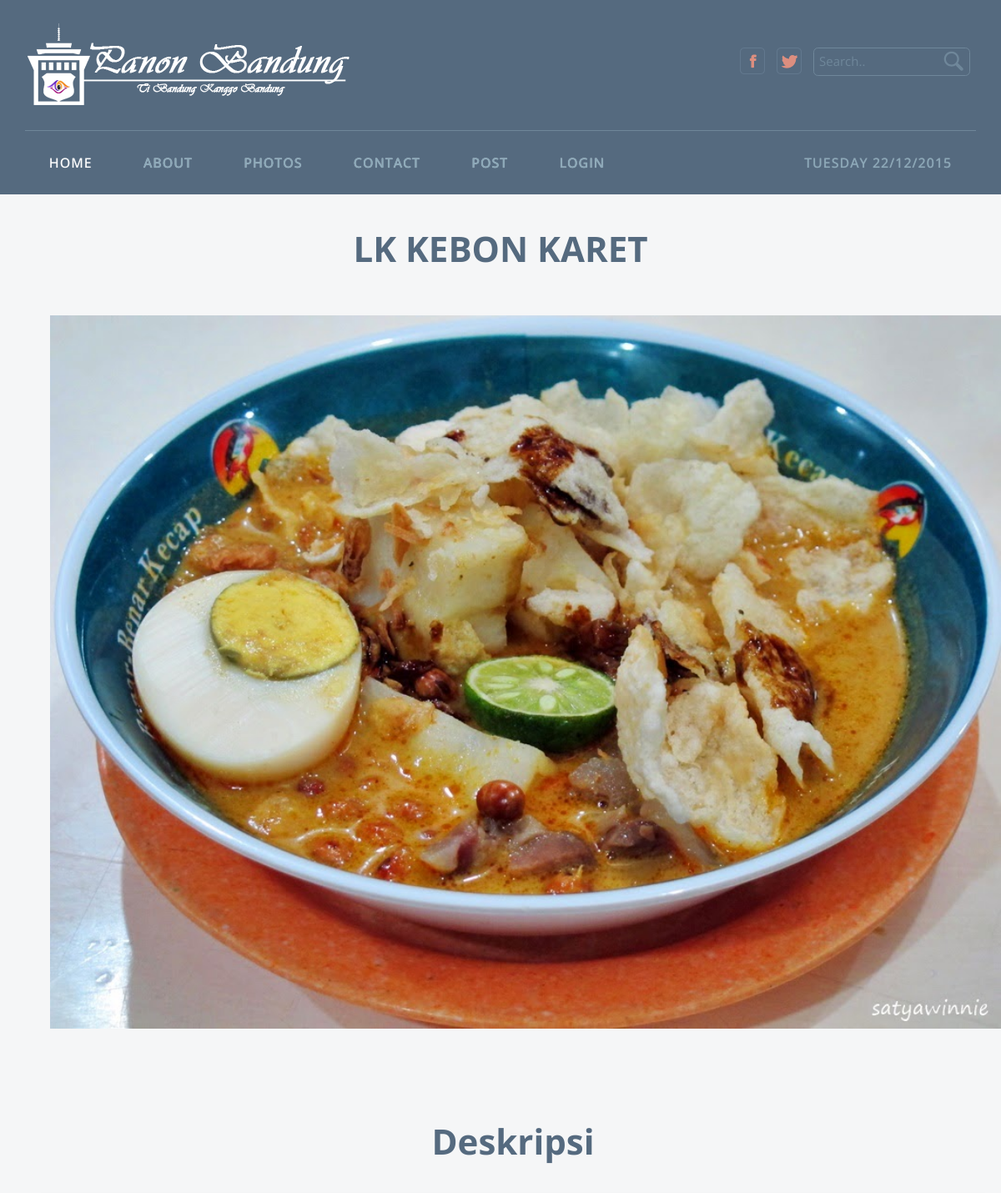
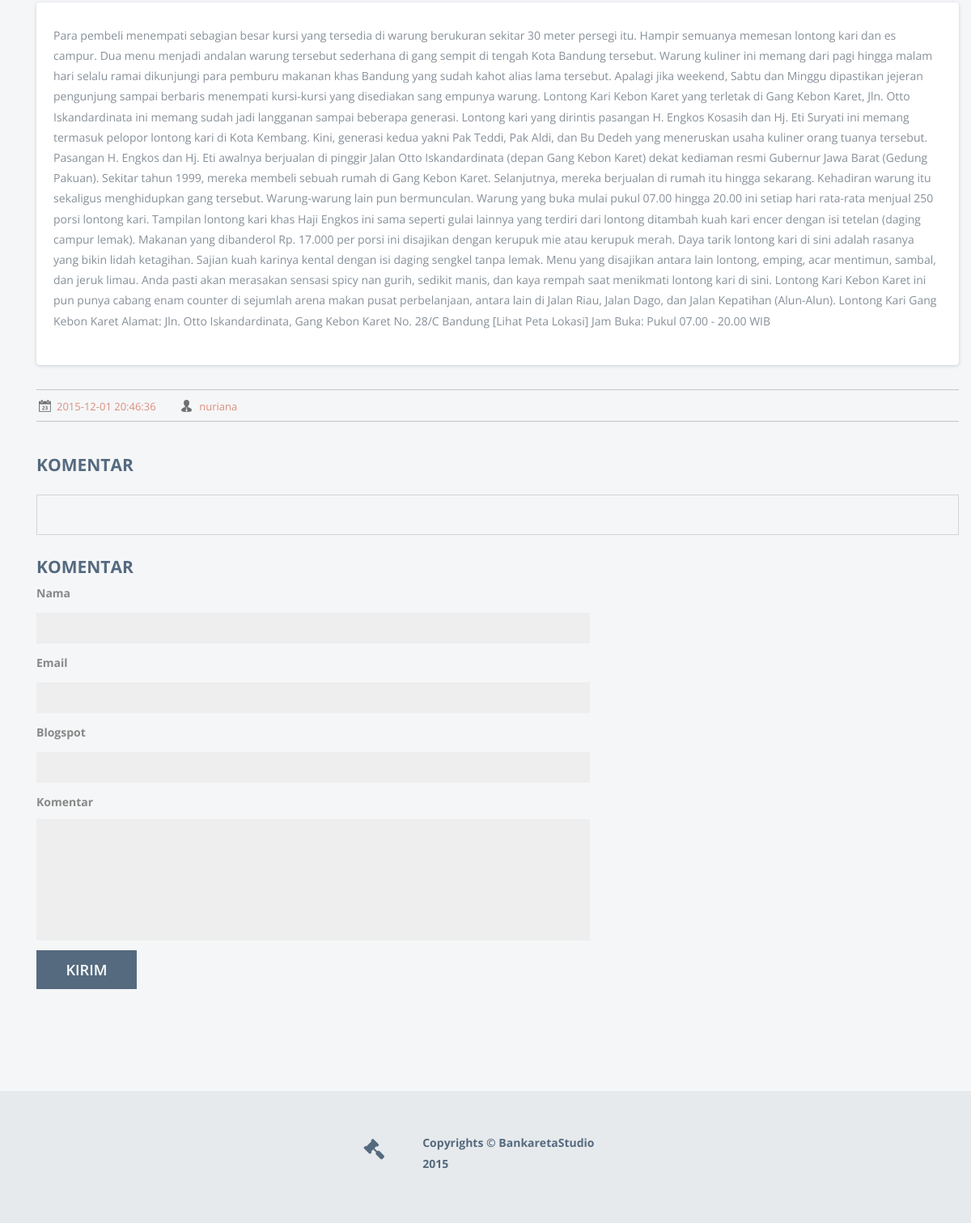
/panonbandung/home/detail/26, run on the app's committed database (2 pictures, top to bottom).
### tables this page shows
CREATE TABLE IF NOT EXISTS `data_item` (
  `id_item` int(11) NOT NULL AUTO_INCREMENT,
  `id_user` int(11) NOT NULL,
  `id_kategori` int(11) NOT NULL,
  `judul` varchar(35) NOT NULL,
  `deskripsi` text NOT NULL,
  `tgl_input` timestamp NOT NULL DEFAULT CURRENT_TIMESTAMP ON UPDATE CURRENT_TIMESTAMP,
  `id_lokasi` int(11) NOT NULL,
  `status` int(11) NOT NULL DEFAULT '0',
  PRIMARY KEY (`id_item`)
);

CREATE TABLE IF NOT EXISTS `data_item_foto` (
  `id_item_foto` int(11) NOT NULL AUTO_INCREMENT,
  `id_item` int(11) NOT NULL,
  `nama_foto` text NOT NULL,
  `path` varchar(45) NOT NULL,
  PRIMARY KEY (`id_item_foto`)
);

CREATE TABLE IF NOT EXISTS `data_user` (
  `id_user` int(11) NOT NULL AUTO_INCREMENT,
  `nama` varchar(80) NOT NULL,
  `email` varchar(150) NOT NULL,
  `pasword` varchar(75) NOT NULL,
  `status` int(11) NOT NULL DEFAULT '0',
  PRIMARY KEY (`id_user`)
);

### panonbandung/application/controllers/Home.php (called while the page is built, shortened)
<?php
class Home extends CI_Controller {
	function __construct() {
		$this->load->model(array('modelhome'));
	}
	function detail($id_item){
		$data = array(
			'tampildetail' => $this->modelhome->tampildetail($id_item),
		);
		$this->load->view('detail',$data);
	}
}

### panonbandung/index.php (called while the page is built, shortened)
<?php
require_once BASEPATH.'core/CodeIgniter.php';

### panonbandung/application/models/Modelhome.php (called while the page is built, shortened)
<?php
class Modelhome extends CI_Model {
function tampildetail($data){
	$sql = "SELECT * FROM data_item
inner join kategori
on kategori.id_kategori= data_item.id_kategori
inner join lokasi
on lokasi.id_lokasi= data_item.id_lokasi
inner join data_user
on data_user.id_user= data_item.id_user
INNER JOIN data_item_foto
on data_item_foto.id_item= data_item.id_item
WHERE data_item.status = ? AND data_item.id_item = ?
ORDER BY data_item.tgl_input DESC LIMIT 0,6";
return $this->db->query($sql,array('1',$data))->result();
}
}

### panonbandung/application/views/detail.php (the view, shortened to what this page needs)
<!DOCTYPE HTML>
<html>
<head>
<link href="<?= base_url() ?>assets/css/bootstrap.css" rel="stylesheet" type="text/css" media="all">
<link href="<?= base_url() ?>assets/css/style.css" rel="stylesheet" type="text/css" media="all" />
</head>
<body>
<div class="banner">
	<div class="container">
		<div class="header">
			<div class="logo">
				<a href="<?= base_url('home') ?>"><img src="<?= base_url() ?>assets/images/LOGO.png" class="img-responsive" alt="" /></a>
			</div>
			<div class="header-right">
				<ul>
					<li><a href="#"><i class="fb"> </i></a></li>
					<li><a href="#"><i class="twt"> </i></a></li>
				<li>
				<div class="search2">
					<form>
						<input type="text" value="Search.." onfocus="this.value = '';" onblur="if (this.value == '') {this.value = 'Search..';}">
						<input type="submit" value="">
					</form>
				</div></li>
					<div class="clearfix"></div>
				</ul>
			</div>
				<div class="clearfix"> </div>
			</div>
				<div class="head-nav">
						<ul class="cl-effect-15">
						<li class="active"><a href="<?= base_url('home') ?>">HOME</a></li>
							<li><a href="<?= base_url('about') ?>" data-hover="ABOUT">ABOUT</a></li>
							<li><a href="<?= base_url('photos') ?>" data-hover="PHOTOS">PHOTOS</a></li>
							<li><a href="<?= base_url('contact') ?>" data-hover="CONTACT">CONTACT</a></li>
							<li><a href="<?= base_url('input_data') ?>" data-hover="POST">POST</a></li>
							<?php if ($this->session->userdata('email') == TRUE){ ?>
								<li><a href="<?= base_url('input_data/logout') ?>" data-hover="LOGOUT">LOGOUT</a></li>
							<?php }else{ ?>
								<li><a href="<?= base_url('login') ?>" data-hover="LOGIN">LOGIN</a></li>
							<?php } ?>
							<li class="pull-right"><a href="" data-hover=""><?php echo "" . date("l d/m/Y");?></a></li>
						</ul>
				</div>
	</div>
</div>
	<?php foreach ($tampildetail as $tampil): ?>
<div class="photos">
<div class="container">
		<h2><?= $tampil->judul ?></h2>
	<div class="details">
		<div class="container">
			<div class="det_pic">
				  <img src="<?= base_url() ?><?= $tampil->path.$tampil->nama_foto ?>" class="container" alt="">
			</div>
			<div class="details">
			</div>
			<h2>Deskripsi
			</h2>
			<div class="det_text">
			<p><?= $tampil->deskripsi ?></p>
			</div>
			<ul class="links">
				  		 <li><i class="date"> </i><span class="icon_text"><?= $tampil->tgl_input ?></span></li>
				  		 <li><a href="#"><i class="admin"> </i><span class="icon_text"><?= $tampil->nama ?></span></a></li>
				    </ul>
			 <div class="comments1">
								<h4>KOMENTAR</h4>
			  				<div class="comments-main">
									<div class="col-md-2 cmts-main-left">
									</div>
									<div class="col-md-10 cmts-main-right">
									</div>
									<div class="clearfix"></div>
								</div>
			  				</div>
			<div class="lev">
			<div class="leave">
				<h4>KOMENTAR</h4>
				</div>
				<form id="commentform">
				    <label for="author">Nama</label>
						<input id="author" name="author" type="text" value="" size="30" aria-required="true">
						<label for="email">Email</label>
						<input id="email" name="email" type="text" value="" size="30" aria-required="true">
						<label for="url">Blogspot</label>
						<input id="url" name="url" type="text" value="" size="30">
						<label for="comment">Komentar</label>
						<textarea></textarea>
			           <input name="submit" type="submit" id="submit" value="Kirim">
				   </form>
				  </div>
		</div>
	</div>
	</div>
	</div>
	<?php endforeach; ?>
<div class="footer">
		<div class="container">
			<div class="col-md-6 col-md-offset-4 contact-left">
				<div class="top1">
					<i class="ham"></i>
				</div>
				<div class="top2">
					<h6>Copyrights © BankaretaStudio</h6>
					<h6>2015</h6>
				</div>
	</div>
</body>
</html>

### data on the page
data_item: judul "LK KEBON KARET", data_item_foto.path+nama_foto (picture), deskripsi "Para pembeli menempati sebagian besar kursi yang tersedia di warung berukuran sekitar 30 meter persegi itu. Hampir semuanya memesan lontong kari dan es campur. Dua menu menjadi andalan warung tersebut sederhana di gang sempit di tengah Kota Bandung tersebut. Warung kuliner ini memang dari pagi hingga malam hari selalu ramai dikunjungi para pemburu makanan khas Bandung yang sudah kahot alias lama tersebut. Apalagi jika weekend, Sabtu dan Minggu dipastikan jejeran pengunjung sampai berbaris menempati kursi-kursi yang disediakan sang empunya warung. Lontong Kari Kebon Karet yang terletak di Gang Kebon Karet, Jln. Otto Iskandardinata ini memang sudah jadi langganan sampai beberapa generasi.…", tgl_input "2015-12-01 20:46:36", id_user.nama "nuriana"
